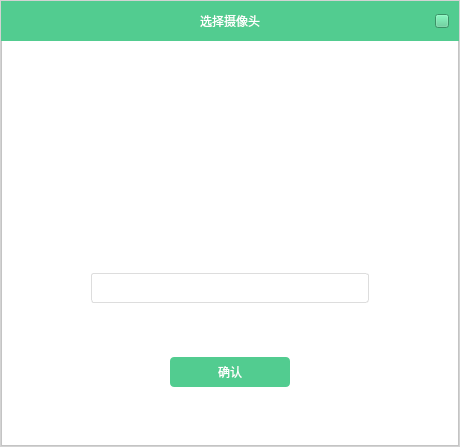
<?xml version="1.0" encoding="UTF-8"?>
<ui version="4.0">
 <class>CameraCaptureAuxiliary</class>
 <widget class="QWidget" name="CameraCaptureAuxiliary">
  <property name="geometry">
   <rect>
    <x>0</x>
    <y>0</y>
    <width>460</width>
    <height>447</height>
   </rect>
  </property>
  <property name="windowTitle">
   <string>选择摄像头</string>
  </property>
  <property name="styleSheet">
   <string notr="true">#CameraCaptureAuxiliary{
background-color: rgb(211, 211, 211);
}</string>
  </property>
  <layout class="QVBoxLayout" name="verticalLayout">
   <property name="spacing">
    <number>0</number>
   </property>
   <property name="leftMargin">
    <number>1</number>
   </property>
   <property name="topMargin">
    <number>1</number>
   </property>
   <property name="rightMargin">
    <number>1</number>
   </property>
   <property name="bottomMargin">
    <number>1</number>
   </property>
   <item>
    <widget class="QWidget" name="widget" native="true">
     <property name="sizePolicy">
      <sizepolicy hsizetype="Preferred" vsizetype="Preferred">
       <horstretch>0</horstretch>
       <verstretch>20</verstretch>
      </sizepolicy>
     </property>
     <property name="minimumSize">
      <size>
       <width>0</width>
       <height>40</height>
      </size>
     </property>
     <property name="maximumSize">
      <size>
       <width>16777215</width>
       <height>40</height>
      </size>
     </property>
     <property name="styleSheet">
      <string notr="true">background-color: rgb(82, 204, 144);
</string>
     </property>
     <layout class="QHBoxLayout" name="horizontalLayout">
      <property name="spacing">
       <number>0</number>
      </property>
      <property name="leftMargin">
       <number>24</number>
      </property>
      <property name="topMargin">
       <number>0</number>
      </property>
      <property name="rightMargin">
       <number>10</number>
      </property>
      <property name="bottomMargin">
       <number>0</number>
      </property>
      <item>
       <widget class="QLabel" name="label">
        <property name="styleSheet">
         <string notr="true">color: rgb(255, 255, 255);
font: 16px &quot;微软雅黑&quot;;</string>
        </property>
        <property name="text">
         <string>选择摄像头</string>
        </property>
        <property name="alignment">
         <set>Qt::AlignCenter</set>
        </property>
       </widget>
      </item>
      <item>
       <widget class="QPushButton" name="pushButton_close">
        <property name="minimumSize">
         <size>
          <width>14</width>
          <height>14</height>
         </size>
        </property>
        <property name="maximumSize">
         <size>
          <width>14</width>
          <height>14</height>
         </size>
        </property>
        <property name="styleSheet">
         <string notr="true">border-image: url(:/Login/img/Login/close_green_Click.png);</string>
        </property>
        <property name="text">
         <string/>
        </property>
       </widget>
      </item>
     </layout>
    </widget>
   </item>
   <item>
    <widget class="QWidget" name="bottomWdg" native="true">
     <property name="styleSheet">
      <string notr="true">#bottomWdg{
background-color: rgb(255, 255, 255);
border-bottom: 1px solid rgb(196, 196, 196);
border-left: 1px solid rgb(196, 196, 196);
border-right: 1px solid rgb(196, 196, 196);
}</string>
     </property>
     <layout class="QVBoxLayout" name="verticalLayout_2">
      <item>
       <spacer name="verticalSpacer_2">
        <property name="orientation">
         <enum>Qt::Vertical</enum>
        </property>
        <property name="sizeType">
         <enum>QSizePolicy::Fixed</enum>
        </property>
        <property name="sizeHint" stdset="0">
         <size>
          <width>20</width>
          <height>40</height>
         </size>
        </property>
       </spacer>
      </item>
      <item>
       <layout class="QHBoxLayout" name="horizontalLayout_3">
        <item>
         <spacer name="horizontalSpacer_3">
          <property name="orientation">
           <enum>Qt::Horizontal</enum>
          </property>
          <property name="sizeHint" stdset="0">
           <size>
            <width>40</width>
            <height>20</height>
           </size>
          </property>
         </spacer>
        </item>
        <item>
         <widget class="QWidget" name="widget_render" native="true">
          <property name="minimumSize">
           <size>
            <width>180</width>
            <height>135</height>
           </size>
          </property>
          <property name="maximumSize">
           <size>
            <width>180</width>
            <height>135</height>
           </size>
          </property>
          <property name="styleSheet">
           <string notr="true">border-image: url(:/ctrl/img/ctrl/media_setting_01.jpg);
border-radius : 4px; 

</string>
          </property>
         </widget>
        </item>
        <item>
         <spacer name="horizontalSpacer_4">
          <property name="orientation">
           <enum>Qt::Horizontal</enum>
          </property>
          <property name="sizeHint" stdset="0">
           <size>
            <width>40</width>
            <height>20</height>
           </size>
          </property>
         </spacer>
        </item>
       </layout>
      </item>
      <item>
       <spacer name="verticalSpacer_3">
        <property name="orientation">
         <enum>Qt::Vertical</enum>
        </property>
        <property name="sizeType">
         <enum>QSizePolicy::Fixed</enum>
        </property>
        <property name="sizeHint" stdset="0">
         <size>
          <width>20</width>
          <height>40</height>
         </size>
        </property>
       </spacer>
      </item>
      <item>
       <layout class="QHBoxLayout" name="horizontalLayout_2">
        <item>
         <spacer name="horizontalSpacer_5">
          <property name="orientation">
           <enum>Qt::Horizontal</enum>
          </property>
          <property name="sizeHint" stdset="0">
           <size>
            <width>40</width>
            <height>20</height>
           </size>
          </property>
         </spacer>
        </item>
        <item>
         <widget class="QComboBox" name="cmbcamera">
          <property name="minimumSize">
           <size>
            <width>278</width>
            <height>30</height>
           </size>
          </property>
          <property name="maximumSize">
           <size>
            <width>278</width>
            <height>30</height>
           </size>
          </property>
          <property name="styleSheet">
           <string notr="true">
QComboBox {
font: 14px &quot;微软雅黑&quot;;
    border: 1px solid rgb(221, 221, 221);
    border-radius: 3px;
    padding: 1px 1px 1px 5px;
    background-color: rgb(255, 255, 255);
	color: rgb(68, 68, 68);
}

QComboBox::down-arrow {
	image: url(:/ctrl/img/ctrl/media_setting_down.png);

}
QComboBox::drop-down{
    border:0px;
}

QComboBox::up-arrow {
	image: url(:/ctrl/img/ctrl/media_setting_up.png);
}

QComboBox QAbstractItemView{
    outline: 0px;
    border-radius:4px;
	color: rgb(68, 68, 68);
	selection-background-color: rgb(82, 204, 144);
	selection-radius:4px;
	background-color: rgb(255, 255, 255);
	border-left:15px;
 border: 1px solid rgb(221, 221, 221);
}

/*滚动条样式 开始*/
QScrollBar:vertical
{
border-radius:4px;
width:6px;
background:rgba(255,255,255, 255);
margin:0px,0px,0px,0px;

}

QScrollBar::handle:vertical
{
background:rgba(210,210,210, 255);
border-radius:3px;
min-height:20;
border: 1px solid #D2D2D2;
}

QComboBox:!enabled {
    background-color: rgb(232, 232, 232);
    border: 1px solid rgb(210, 210, 210);
	color: rgb(153, 153, 153);
}
</string>
          </property>
         </widget>
        </item>
        <item>
         <spacer name="horizontalSpacer_6">
          <property name="orientation">
           <enum>Qt::Horizontal</enum>
          </property>
          <property name="sizeHint" stdset="0">
           <size>
            <width>40</width>
            <height>20</height>
           </size>
          </property>
         </spacer>
        </item>
       </layout>
      </item>
      <item>
       <spacer name="verticalSpacer_4">
        <property name="orientation">
         <enum>Qt::Vertical</enum>
        </property>
        <property name="sizeHint" stdset="0">
         <size>
          <width>20</width>
          <height>40</height>
         </size>
        </property>
       </spacer>
      </item>
      <item>
       <layout class="QHBoxLayout" name="horizontalLayout_4">
        <item>
         <spacer name="horizontalSpacer_8">
          <property name="orientation">
           <enum>Qt::Horizontal</enum>
          </property>
          <property name="sizeHint" stdset="0">
           <size>
            <width>40</width>
            <height>20</height>
           </size>
          </property>
         </spacer>
        </item>
        <item>
         <widget class="QPushButton" name="pushButton_apply">
          <property name="enabled">
           <bool>true</bool>
          </property>
          <property name="minimumSize">
           <size>
            <width>120</width>
            <height>30</height>
           </size>
          </property>
          <property name="styleSheet">
           <string notr="true">QPushButton{
font: 14px &quot;微软雅黑&quot;;
background-color: rgb(82, 204, 144);
border: 0px;
border-radius: 4px;
color: rgb(255, 255, 255);
}
QPushButton:hover{
background-color: rgb(99, 224, 162);
}

QPushButton:pressed{
background-color: rgb(52, 184, 119);
}

QPushButton:!enabled{
background-color: rgba(82, 204, 144,51);
}</string>
          </property>
          <property name="text">
           <string>确认</string>
          </property>
         </widget>
        </item>
        <item>
         <spacer name="horizontalSpacer_7">
          <property name="orientation">
           <enum>Qt::Horizontal</enum>
          </property>
          <property name="sizeHint" stdset="0">
           <size>
            <width>40</width>
            <height>20</height>
           </size>
          </property>
         </spacer>
        </item>
       </layout>
      </item>
      <item>
       <spacer name="verticalSpacer">
        <property name="orientation">
         <enum>Qt::Vertical</enum>
        </property>
        <property name="sizeHint" stdset="0">
         <size>
          <width>20</width>
          <height>40</height>
         </size>
        </property>
       </spacer>
      </item>
     </layout>
    </widget>
   </item>
  </layout>
 </widget>
 <layoutdefault spacing="6" margin="11"/>
 <resources>
  <include location="../../VLive/VLive.qrc"/>
 </resources>
 <connections/>
</ui>
